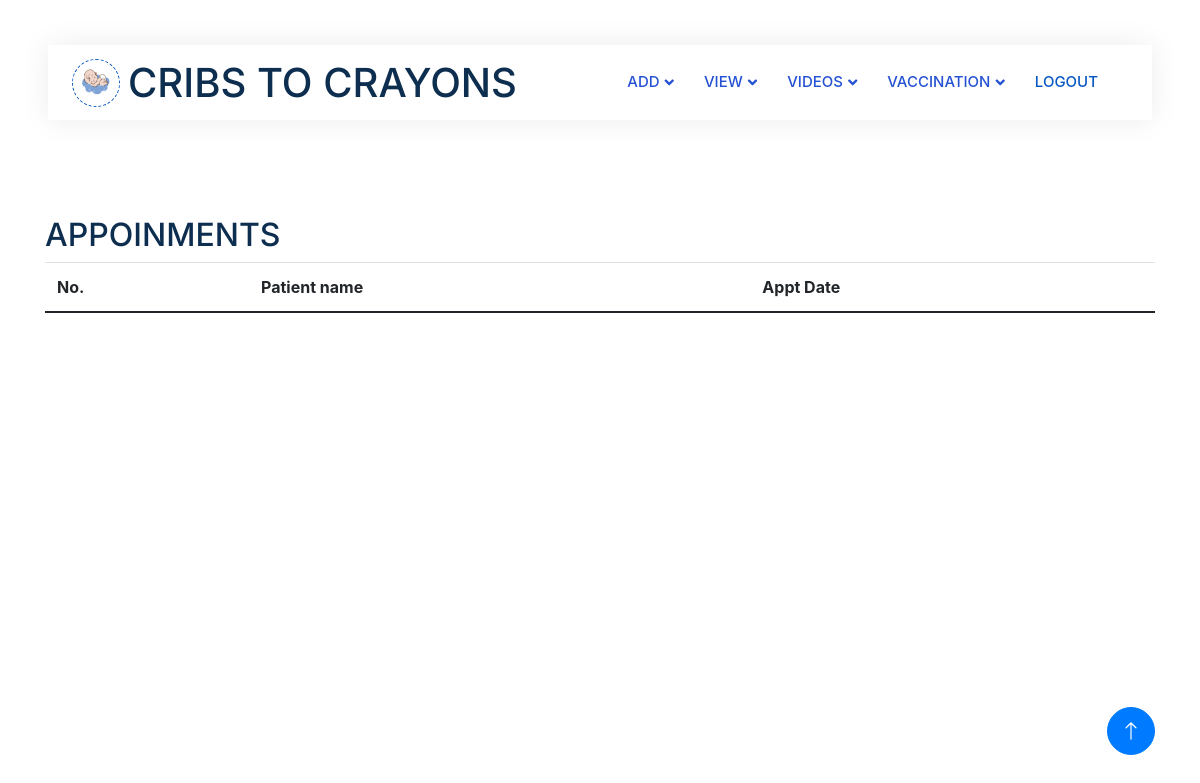
The page /viewappoinment/10 (signed in) on the database as committed earlier.
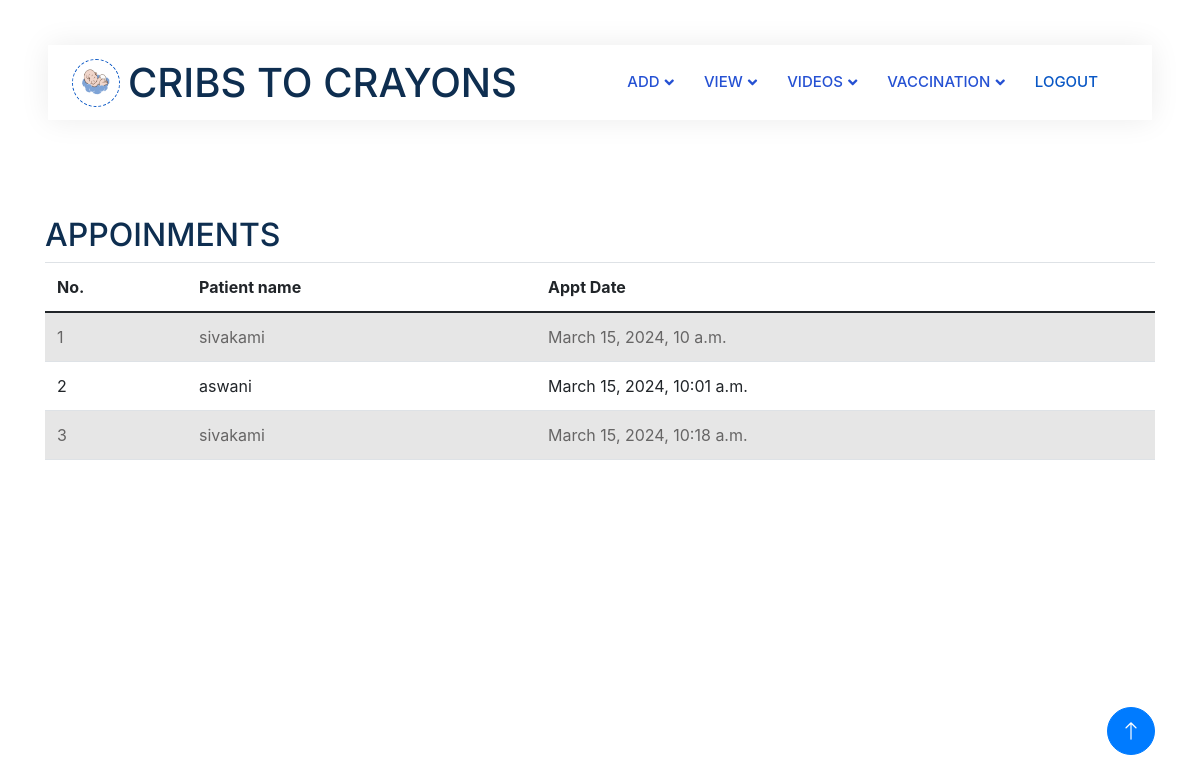
The same page on the database as committed later.
### app1/models.py (models this page shows)
class Booking(models.Model):
    doctor_id=models.ForeignKey(Doctor,on_delete=models.CASCADE)
    parent_id=models.ForeignKey(Parent,on_delete=models.CASCADE)
    booking_date=models.DateTimeField(auto_now=True)

class Parent(models.Model):
    login_id=models.ForeignKey(LoginUser,on_delete=models.CASCADE)
    hospital_id=models.ForeignKey(Hospital,on_delete=models.CASCADE)
    parent_name=models.CharField(max_length=20)
    Address=models.CharField(max_length=50)
    Email=models.EmailField()
    phone=models.IntegerField()
    blood_group=models.CharField(max_length=10)
    baby_status=models.CharField(max_length=50,null=True, blank=True,)

### app1/views.py (the view)
# urls.py: path('viewappoinment/<int:id>',views.view_appoinment,name="viewappoinment"),
def view_appoinment(request,id):
    doctor=Doctor.objects.get(id=id)
    log_id=LoginUser.objects.get(id=request.user.id)
    hospital=Hospital.objects.get(login_id=log_id)
    booking=Booking.objects.filter(doctor_id__hospital_id=hospital,doctor_id=doctor)
    context={
        'booking':booking
    }
    return render(request,'Hospital/viewappoinmentbooking.html',context)

### template/Hospital/viewappoinmentbooking.html (shortened to what this page needs)
<!DOCTYPE html>
<html lang="en">
{% load static %}
<head>
    <link href="https://cdnjs.cloudflare.com/ajax/libs/font-awesome/5.10.0/css/all.min.css" rel="stylesheet">
    <link href="https://cdn.jsdelivr.net/npm/bootstrap-icons@1.4.1/font/bootstrap-icons.css" rel="stylesheet">
    <link href="{% static 'js/animate.min.css' %}" rel="stylesheet">
    <link href="{% static 'js/owl.carousel.min.css' %}" rel="stylesheet">
    <link href="{% static 'css/bootstrap.min.css' %}" rel="stylesheet">
    <link rel="stylesheet" href="https://stackpath.bootstrapcdn.com/bootstrap/4.5.2/css/bootstrap.min.css">
    <link href="{% static 'css/style.css' %}" rel="stylesheet">
</head>
<body>
    <div class="container-xxl bg-white p-0">
        <div class="container-fluid nav-bar bg-transparent">
            <nav class="navbar navbar-expand-lg bg-white navbar-light py-0 px-4">
                <a href="index.html" class="navbar-brand d-flex align-items-center text-center">
                    <div class="icon p-2 me-2">
                        <img class="img-fluid" src="{% static 'img/logo.gif' %}" alt="Icon" style="width: 30px; height: 30px;">
                    </div>
                    <h1 class="m-0 " >CRIBS TO CRAYONS</h1>
                </a>
                <div class="collapse navbar-collapse" id="navbarCollapse">
                    <div class="navbar-nav ms-auto">
                        <div class="nav-item dropdown">
                            <a href="#" class="nav-link dropdown-toggle" data-bs-toggle="dropdown">ADD</a>
                        </div>
                        <div class="nav-item dropdown">
                          <a href="#" class="nav-link dropdown-toggle" data-bs-toggle="dropdown">VIEW</a>
                      </div>
                      <div class="nav-item dropdown">
                        <a href="#" class="nav-link dropdown-toggle" data-bs-toggle="dropdown">VIDEOS</a>
                    </div>
                      <div class="nav-item dropdown">
                        <a href="#" class="nav-link dropdown-toggle" data-bs-toggle="dropdown">VACCINATION</a>
                  </div>
                    <a href="{% url 'login'%}" class="nav-item nav-link active" >LOGOUT</a>
                </div>
            </nav>
        </div>
<br>
<br>
<br>
<br>
<div class="container">
    <h2>APPOINMENTS</h2>
    <table class="table table-striped">
      <thead>
        <tr>
            <th>No.</th>
          <th>Patient name</th>
          <th>Appt Date</th>
        </tr>
      </thead>
      <tbody>
        {% for i in booking %}
        <tr>
          <td>{{ forloop.counter }}</td>
         <td>{{ i.parent_id.parent_name }}</td>
         <td>{{ i.booking_date }}</td>
        </tr>
        {% endfor %}
      </tbody>
    </table>
  </div>
  <a href="#" class="btn btn-lg btn-primary btn-lg-square back-to-top"><i class="bi bi-arrow-up"></i></a>
</div>
</body>
</html>

Rows that differ between the two databases and show on the page:
added Booking: parent_id.parent_name "sivakami", booking_date "March 15, 2024, 10 a.m."
added Booking: parent_id.parent_name "aswani", booking_date "March 15, 2024, 10:01 a.m."
added Booking: parent_id.parent_name "sivakami", booking_date "March 15, 2024, 10:18 a.m."
